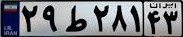
%> input picture plate1.jpg, 183 x 37 px
$ octave ReadCode.m   (GNU Octave 9; MATLAB toolbox functions it lacks are replaced by stand-ins)
%> lines starting %> are read from the running program, lines starting %| are printed output that depends on the picture; in (x1, y1, x2, y2) boxes, pixels count from 0 and x2, y2 are one past the last pixel; in counts of white or black regions, pixels touching at a corner belong together; the program's own positions count from 1
clc
close all;
clear;
load TRAININGSET;
totalLetters=size(TRAIN,2);


%path from input
% SELECTING THE TEST DATA
%%%%%%%%%%%%%%%%%%%%%%%%%%%%%%%%%%%%%%%%%%%%%%%%%%%%%%%%%%%%%%%%%%
[file,path]=uigetfile({'*.jpg;*.bmp;*.png;*.tif'},'Choose an image');
%> the answer given: plate1.jpg
s=[path,file];
picture=imread(s);
%> picture is the input picture: size 37x183x3 uint8; mean R, G, B 121.1, 122.8, 128.2
figure
subplot(1,2,1)
imshow(picture)
picture=imresize(picture,[300 500]);
%> picture: size 300x500x3 uint8
subplot(1,2,2)
imshow(picture)


%RGB2GRAY
%%%%%%%%%%%%%%%%%%%%%%%%%%%%%%%%%%%%%%%%%%%%%%%%%%%%%%%%%%%%%%%%%%
picture=rgb2gray(picture);
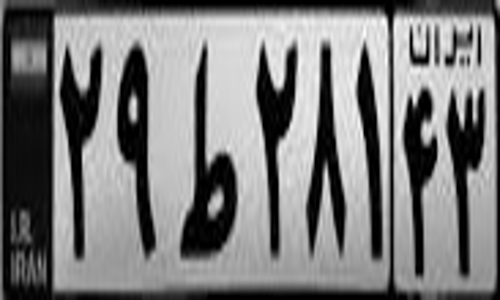
%> picture: size 300x500 uint8; min 0, max 255, mean 123.1
figure
subplot(1,2,1)
imshow(picture)

% THRESHOLDIG and CONVERSION TO A BINARY IMAGE
%%%%%%%%%%%%%%%%%%%%%%%%%%%%%%%%%%%%%%%%%%%%%%%%%%%%%%%%%%%%%%%%%%
threshold = graythresh(picture);
%> threshold = 0.412
picture =~im2bw(picture,threshold);
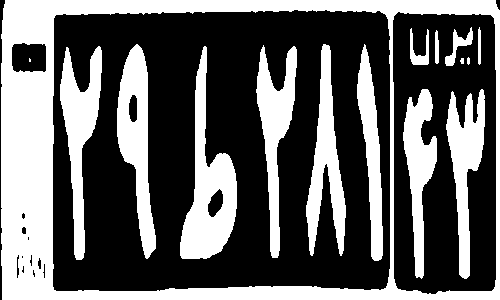
%> picture: size 300x500 logical; 38.9% white; 16 white regions (1 under 20 px), largest, box (x1, y1, x2, y2) and area: (1, 0, 500, 300) 27453, (180, 46, 237, 259) 5192, (117, 44, 156, 259) 4154
subplot(1,2,2)
imshow(picture)


% Removing the small objects and background
%%%%%%%%%%%%%%%%%%%%%%%%%%%%%%%%%%%%%%%%%%%%%%%%%%%%%%%%%%%%%%%%%%
%%
figure
% picture = bwareaopen(picture,30); % removes all connected components (objects) that have fewer than 30 pixels from the binary image BW
picture = bwareaopen(picture,1500);
subplot(1,3,1)
imshow(picture)
%%%%%%%%%

background=bwareaopen(picture,6000);
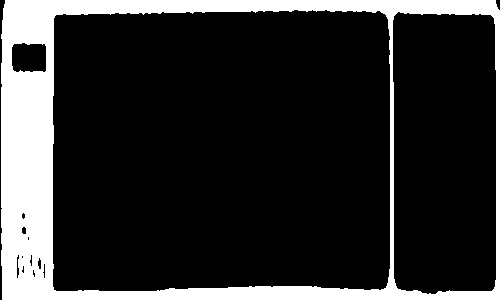
%> background: size 300x500 logical; 18.3% white; 1 white region, box (x1, y1, x2, y2) and area: (1, 0, 500, 300) 27453
subplot(1,3,2)
imshow(background)
picture2=picture-background;
%> picture2: size 300x500 double; values 0 (black) and 1 (white), 20% white; 8 white regions
subplot(1,3,3)
imshow(picture2)

%%


% Labeling connected components
%%%%%%%%%%%%%%%%%%%%%%%%%%%%%%%%%%%%%%%%%%%%%%%%%%%%%%%%%%%%%%%%%%
figure
imshow(picture2)
[L,Ne]=bwlabel(picture2);
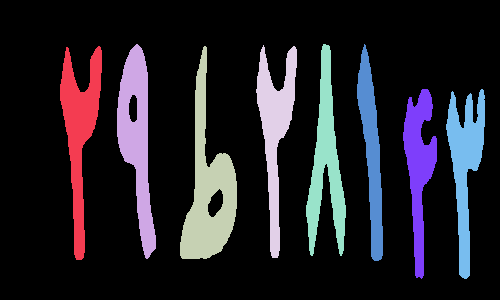
%> L: size 300x500 double; 9 distinct labels, from 0 to 8; one colour per label, 0 black
%> Ne = 8
propied=regionprops(L,'BoundingBox');
%> propied = 8 regions; box (x1, y1, x2, y2): (60, 46, 102, 260), (117, 44, 156, 259), (180, 46, 237, 259), (256, 45, 297, 258), (306, 44, 346, 256), (357, 44, 383, 261), (403, 89, 437, 279), (446, 89, 485, 279)


hold on
for n=1:size(propied,1)
    rectangle('Position',propied(n).BoundingBox,'EdgeColor','g','LineWidth',2)
end
%> this loop made 8 passes
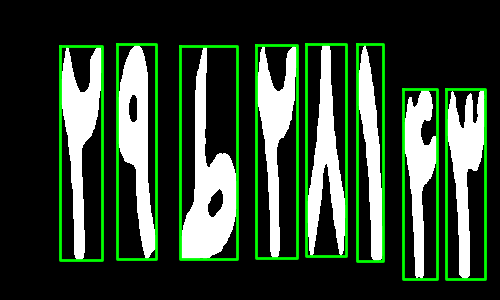
%> figure redrawn from the program's plot data
hold off


% Decision Making
%%%%%%%%%%%%%%%%%%%%%%%%%%%%%%%%%%%%%%%%%%%%%%%%%%%%%%%%%%%%%%%%%%
figure
final_output=[];
t=[];
for n=1:Ne
    [r,c] = find(L==n);
    Y=picture2(min(r):max(r),min(c):max(c));
    imshow(Y)
    Y=imresize(Y,[42,24]);
    imshow(Y)
    pause(0.2)


    ro=zeros(1,totalLetters);
    for k=1:totalLetters
        ro(k)=corr2(TRAIN{1,k},Y);
    end

    [MAXRO,pos]=max(ro);
    if MAXRO>.45
        out=cell2mat(TRAIN(2,pos));
        final_output=[final_output out];
    end
end
%> this loop made 8 passes
%> (MAXRO, pos, out, final_output) on passes 1 to 8: (0.782, 3, '2', '2'), (0.827, 10, '9', '29'), (0.834, 15, 'ط', '29ط'), (0.788, 3, '2', '29ط2'), (0.879, 9, '8', '29ط28'), (0.698, 2, '1', '29ط281'), (0.819, 5, '4', '29ط2814'), (0.785, 3, '2', '29ط28142')
%> pass 1, `Y=imresize(Y,[42,24]);`:
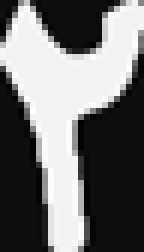
%> Y: size 42x24 double (shown 6 times larger); min -0.0649, max 1.05, mean 0.435; drawn with min black and max white
%> pass 2, `Y=picture2(min(r):max(r),min(c):max(c));`:
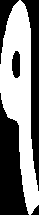
%> Y: size 215x39 double; values 0 (black) and 1 (white), 49.5% white; 1 white region, box (x1, y1, x2, y2) and area: (0, 0, 39, 215) 4154
%> after the loop, ro = 22 values, max 0.785 at index 3, min -0.295 at index 16, mean 0.137

print(final_output);
